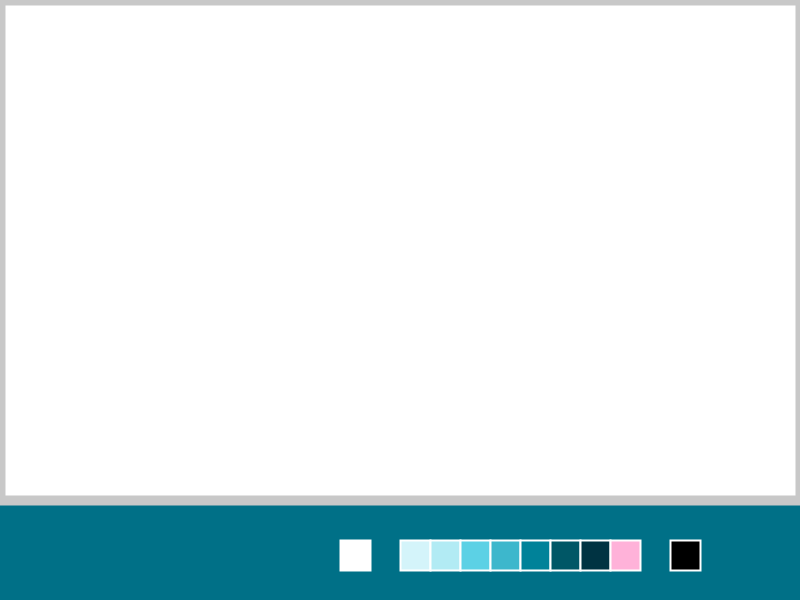
Frame 1 (no input)
Frame 60 (the mouse pressed at the canvas centre just before this capture): identical to frame 1, image omitted
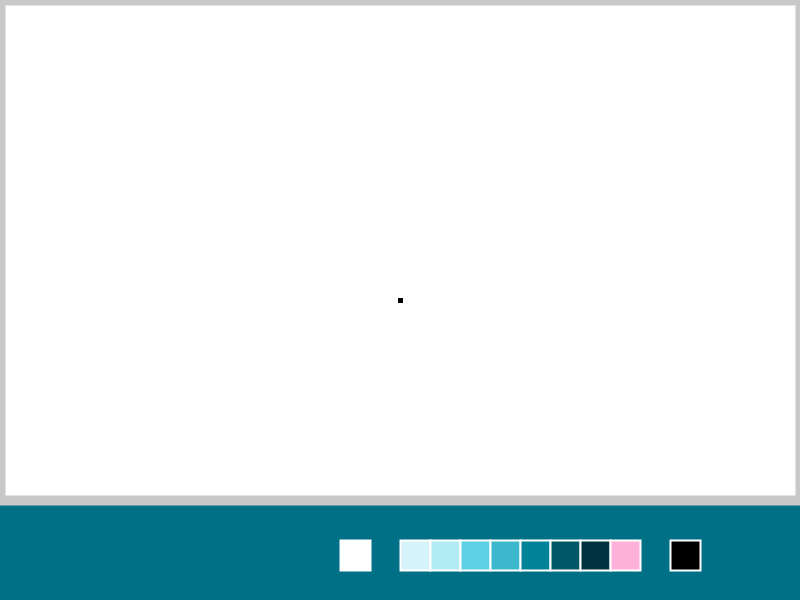
Frame 120 (the mouse held since frame 60 and released just before this capture)

The Processing sketch that drew these frames (run headless with seeded random() and noise(); from frame 60 on, the mouse is pressed at the canvas centre):

// Processing sketch: processing_162284
// ── processing_162284.pde

//2014.09.17
/*Create a drawing board with at least 8 buttons. 
 Design an intuitive interface for the users, 
 and before you start think how pleasurable the activity of drawing can be, 
 and what kind of results you expect from the users.*/


int xPos = 400;
int yPos = 540;
int bSize = 30;

void setup() {
  stroke(200);
  strokeWeight(10);
  size(800, 600);
  background(0, 112, 135);

  //drawing board
  fill(255);
  rect(0, 0, 800, 500);

  //buttons 
  stroke(255);
  strokeWeight(2);
  fill(255);
  rect(xPos-bSize*2, yPos, bSize, bSize);
  fill(212, 244, 250);
  rect(xPos, yPos, bSize, bSize);
  fill(178, 235, 244);
  rect(xPos+bSize, yPos, bSize, bSize);
  fill(92, 209, 229);
  rect(xPos+bSize*2, yPos, bSize, bSize);
  fill(61, 183, 204);
  rect(xPos+bSize*3, yPos, bSize, bSize);
  fill(0, 130, 153);
  rect(xPos+bSize*4, yPos, bSize, bSize);
  fill(0, 87, 102);
  rect(xPos+bSize*5, yPos, bSize, bSize);
  fill(0, 51, 66);
  rect(xPos+bSize*6, yPos, bSize, bSize);
  fill(255,178,217);
  rect(xPos+bSize*7, yPos, bSize, bSize);
  fill(0);
  rect(xPos+bSize*9, yPos, bSize, bSize);
  stroke(0);
  strokeWeight(5);
}

void draw() {

  if (mousePressed) {

    //brush 
    if (790 > pmouseX && 790 > mouseX && pmouseX > 10 && mouseX > 10 && 
      490 > pmouseY && 490 > mouseY && pmouseY> 10 && mouseY> 10) {
      line(pmouseX, pmouseY, mouseX, mouseY);
    }


   if ( mouseX > xPos-bSize*2 && mouseX < xPos-bSize && mouseY > yPos && mouseY <yPos+bSize) {
      stroke(255);
      strokeWeight(5);
    }
    if ( mouseX > xPos && mouseX < xPos+bSize && mouseY > yPos && mouseY <yPos+bSize) {
      stroke(212, 244, 250);
      strokeWeight(5);
    }
    //yellow
    if ( mouseX > xPos+bSize && mouseX < xPos+bSize+bSize && mouseY > yPos && mouseY <yPos+bSize) {
      stroke(178, 235, 244);
      strokeWeight(5);
    }

    //grey -  you can use this as an eraser.
    if ( mouseX > xPos+bSize+bSize && mouseX < xPos+bSize+bSize+bSize && mouseY > yPos && mouseY < yPos+bSize) {
      stroke(92, 209, 229);
      strokeWeight(5);
    }

    if ( mouseX > xPos+bSize*3 && mouseX < xPos+bSize*4 && mouseY > yPos && mouseY < yPos+bSize) {
      stroke(61, 183, 204);
      strokeWeight(5);
    }
    if ( mouseX > xPos+bSize*4 && mouseX < xPos+bSize*5 && mouseY > yPos && mouseY < yPos+bSize) {
      stroke(0, 130, 153);
      strokeWeight(5);
    }
    if ( mouseX > xPos+bSize*5 && mouseX < xPos+bSize*6 && mouseY > yPos && mouseY < yPos+bSize) {
      stroke(0, 87, 102);
      strokeWeight(5);
    }
    if ( mouseX > xPos+bSize*6 && mouseX < xPos+bSize*7 && mouseY > yPos && mouseY < yPos+bSize) {
      stroke(0, 51, 66);
      strokeWeight(5);
    }
    if ( mouseX > xPos+bSize*7 && mouseX < xPos+bSize*8 && mouseY > yPos && mouseY < yPos+bSize) {
      stroke(255,178,217);
      strokeWeight(5);
    }
      if ( mouseX > xPos+bSize*9 && mouseX < xPos+bSize*20 && mouseY > yPos && mouseY < yPos+bSize) {
      stroke(0);
      strokeWeight(5);
    }
  }
}
